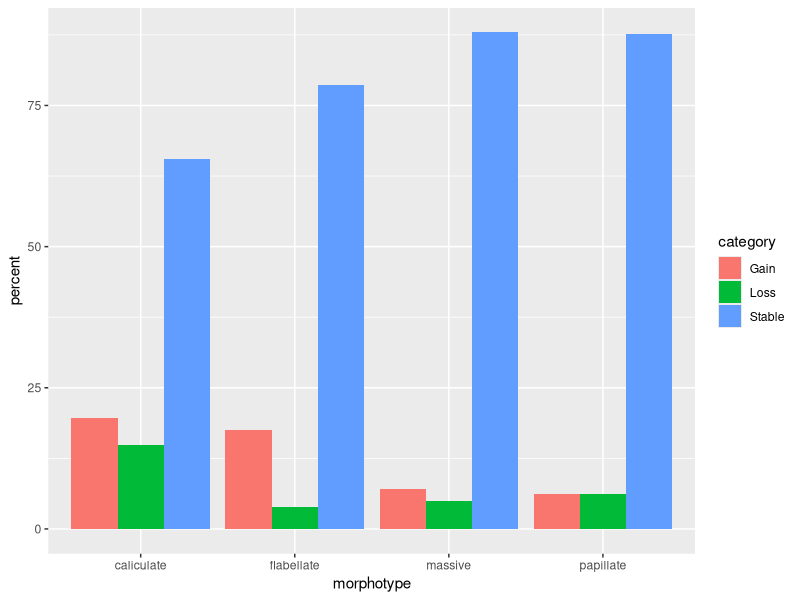
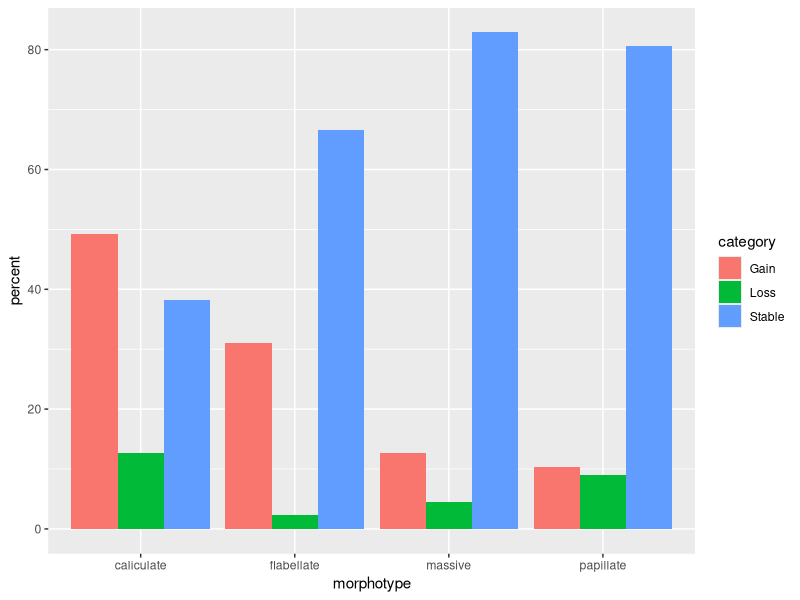
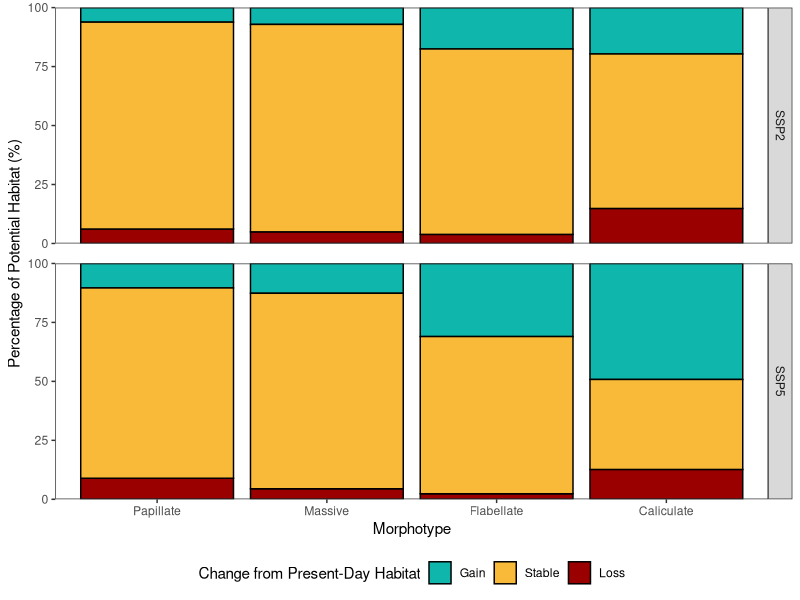

The R script that drew these images, in order:
# bar plot of shift responses
# 9/3/2024

#Aim
# To combine percentage responses from each modelled morph into 1 bar chart

# LIBRARY
library(tidyverse)
library(viridis)
library(kableExtra)

# For colorblind-friendly palettes


# DATA ----
# ssp2
massivessp2 <- read.csv("models/massive/massivessp2_percentchange.csv")
caliculatessp2<- read.csv("models/caliculate/caliculatessp2_percentchange.csv")
flabellatessp2 <- read.csv("models/flabellate/flabellatessp2_percentchange.csv")
papillatessp2 <- read.csv("models/papillate/papillatessp2_percentchange.csv")

# ssp5
massivessp5 <- read.csv("models/massive/massivessp5_percentchange.csv")
caliculatessp5 <- read.csv("models/caliculate/caliculatessp5_percentchange.csv")
flabellatessp5 <- read.csv("models/flabellate/flabellatessp5_percentchange.csv")
papillatessp5  <- read.csv("models/papillate/papillatessp5_percentchange.csv")

# Bind data into 1 ----
changes <- bind_rows(massivessp2, massivessp5,
                     caliculatessp2, caliculatessp5,
                     flabellatessp2, flabellatessp5,
                     papillatessp2, papillatessp5)

changes <- changes%>%
  mutate(category = as.factor(category),
         scenario = as.factor(scenario),
         morphotype = as.factor(morphotype))
# plots
changes%>%
  filter(scenario == "ssp2")%>%
  group_by(morphotype)%>%
  ggplot(aes(x = morphotype, y = percent, fill = category)) +
  geom_bar(stat = "identity", position = "dodge")
  
changes%>%
  filter(scenario == "ssp5")%>%
  group_by(morphotype)%>%
  ggplot(aes(x = morphotype, y = percent, fill = category)) +
  geom_bar(stat = "identity", position = "dodge")

percent_change_plot <- changes%>%
  mutate(morphotype = factor(str_to_title(morphotype), 
                            levels = c("Papillate", "Massive", "Flabellate", "Caliculate")),
         scenario = toupper(scenario),
         category = factor(category, levels = c("Gain","Stable","Loss"))) %>%
  group_by(scenario, morphotype)%>%
  ggplot(aes(x = morphotype, y = percent, fill = category)) +
  geom_bar(stat = "identity", position = "stack",color = "black") +
  facet_grid(scenario ~ .) +  # This arranges scenarios in rows
  labs(x = "Morphotype",
       y = "Percentage of Potential Habitat (%)",
       fill = 
       "Change from Present-Day Habitat")+
  scale_fill_manual(values = c("Gain" = "#0AB4A9F9", 
                               "Loss" = "#9A0000FF", 
                               "Stable" = "#FABA39FF")) +
  theme_bw() +
  scale_y_continuous(expand = c(0, 0)) +
  theme_bw() +
  theme(panel.spacing = unit(1, "lines"),
        panel.grid = element_blank(),
        legend.position = "bottom")

ggsave("analysis/percent_change_plot_stacked.png", width = 6, height = 6, dpi = 300)

## table of percentages
wide_changes <- changes %>%
  select(-X) %>%
  pivot_wider(names_from = category, values_from = percent, values_fill = 0)
